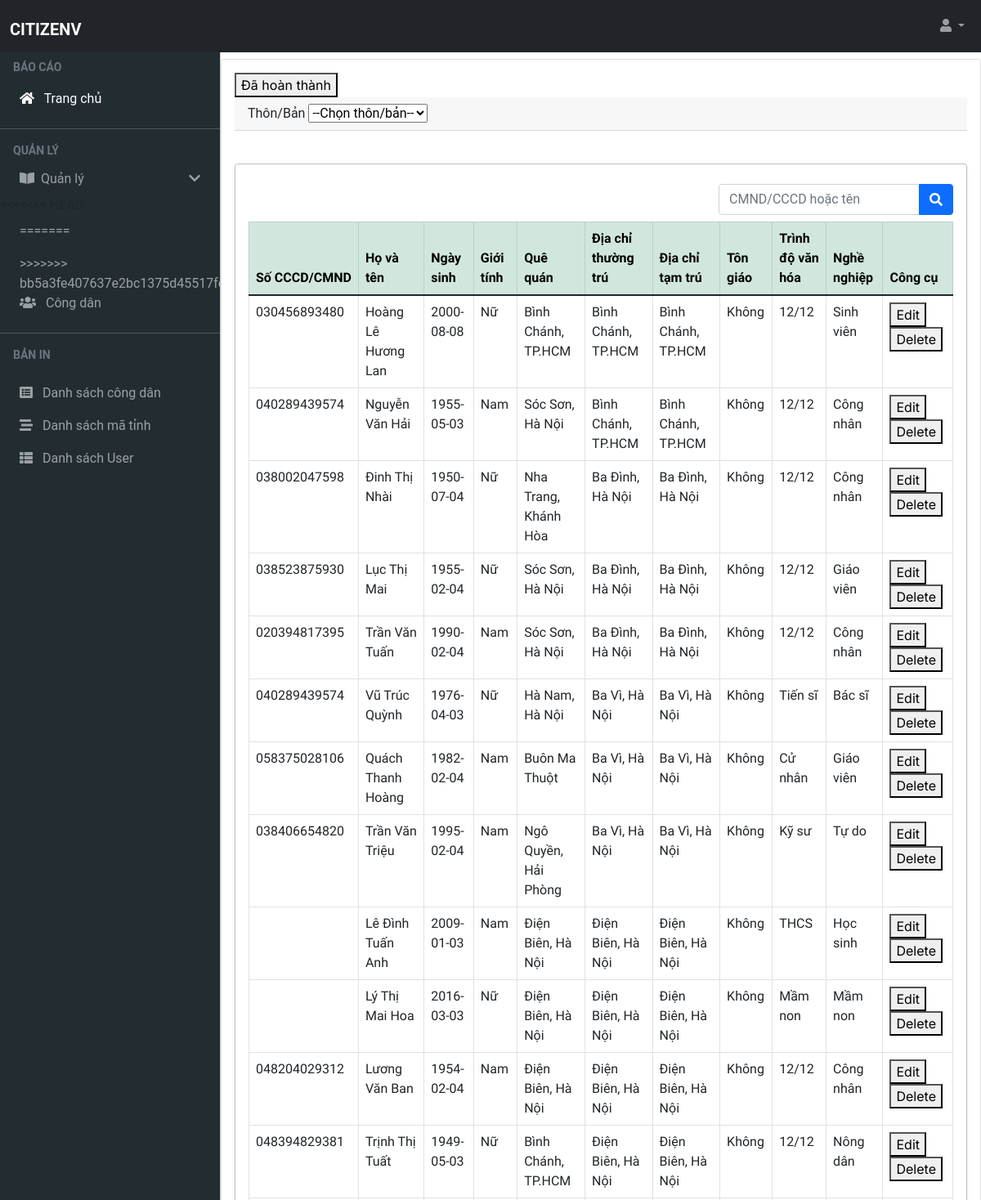
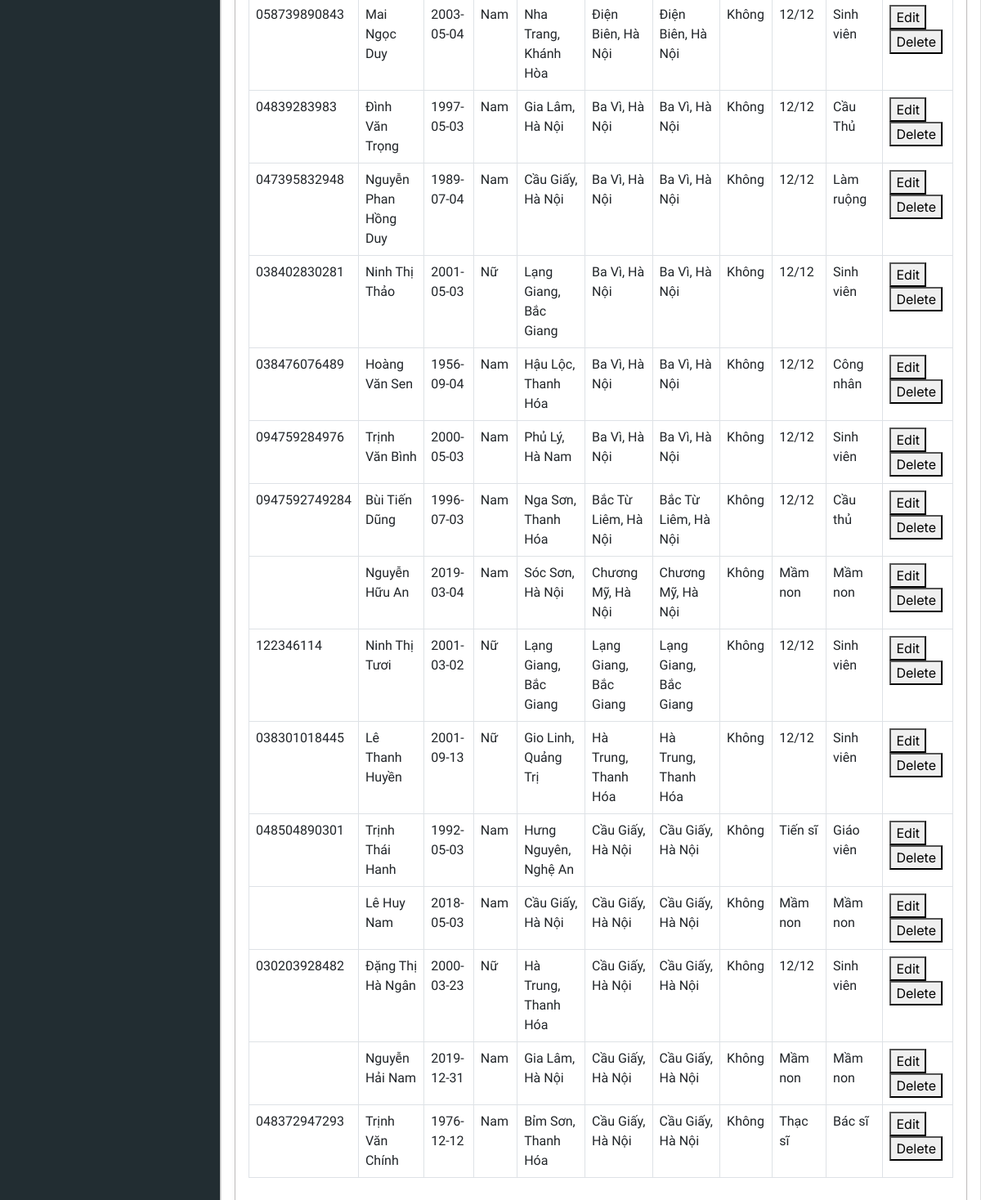
Page /test.php on the committed database (2 pictures, top to bottom).
### tables this page shows
CREATE TABLE `person` (
  `id` int(11) NOT NULL,
  `ma_khu_vuc` varchar(11) NOT NULL,
  `cccd` varchar(20) NOT NULL,
  `ho_ten` varchar(50) NOT NULL,
  `ngay_sinh` date NOT NULL,
  `gioi_tinh` varchar(50) NOT NULL,
  `que_quan` varchar(50) NOT NULL,
  `thuong_tru` varchar(200) NOT NULL,
  `tam_tru` varchar(200) NOT NULL,
  `ton_giao` varchar(50) NOT NULL,
  `hoc_van` varchar(50) NOT NULL,
  `nghe_nghiep` varchar(50) NOT NULL,
  `create_on` date NOT NULL,
  `create_by` varchar(50) NOT NULL,
  `last_update_on` date NOT NULL,
  `last_update_by` varchar(50) NOT NULL
);

### dbhelp.php (called while the page is built, shortened)
<?php
function executeResult($sql) {
    $conn = mysqli_connect(HOST, USERNAME, PASSWORD, DATABASE);
    $resultset = mysqli_query($conn, $sql);
    $list = [];
    while($row = mysqli_fetch_array($resultset, 1)) {
        $list[] = $row;
    }
    return $list;
}
?>

### test.php (the view, shortened to what this page needs)
<?php
require_once('dbhelp.php');
?>
<?php
include_once 'head.php';
?>
<body>
    <?php
    include_once 'layout/navbar.php';
    ?>
    <?php
    include_once 'layout/menubar.php';
    ?>
    <main class="mt-4 pt-5">
        <div class="container-fluid card shadow-sm p-3 mb-5 bg-body rounded fs-6">
            <form action="updateStatus.php">
                <button class="update">Đã hoàn thành</button>
            </form>
            <div class="card-header">
                <form action="">
                    <label for="">Thôn/Bản</label>
                    <select id="village" name="village">
                        <option value="">--Chọn thôn/bản--</option>
                        <?php
                        $sql = "select * from thon_ban where ma_thon_ban is not null and ma_thon_ban like '" . $_SESSION['username'] . "%'";
                        ?>
                    </select>
                </form>
            </div>
            <div class="card-body shadow-sm p-3 mb-5 bg-body rounded">
                <form action="" method="get" class="d-flex ms-auto  justify-content-end  py-2">
                    <div class="row">
                        <div class="input-group ">
                            <input type="text" name="s" class="form-control" placeholder="CMND/CCCD hoặc tên">
                            <button class="btn btn-primary " type="submit">
                                <i class="fas fa-search"></i>
                            </button>
                        </div>
                    </div>
                </form>
                <table class="table table-bordered table-responsive table-hover text-start" style="font-family: 'Source Sans Pro','Helvetica Neue',Helvetica,Arial,sans-serif;
                            font-weight: 400; font-size: 4">
                    <thead class="table-success">
                        <tr>
                            <th>Số CCCD/CMND</th>
                            <th>Họ và tên</th>
                            <th>Ngày sinh</th>
                            <th>Giới tính</th>
                            <th>Quê quán</th>
                            <th>Địa chỉ thường trú</th>
                            <th>Địa chỉ tạm trú</th>
                            <th>Tôn giáo</th>
                            <th>Trình độ văn hóa</th>
                            <th>Nghề nghiệp</th>
                            <th>Công cụ</th>
                            </tr>
                        </thead>
                        <tbody id="bodydata">
                            <?php
                            if (isset($_GET['s']) && $_GET['s'] != '') {
                                $sql = "SELECT * FROM person WHERE (cccd LIKE '" . $_GET['s'] . "%' OR ho_ten LIKE '%" . $_GET['s'] . "%') AND ma_khu_vuc LIKE '" . $_SESSION['username'] . "%'";
                            } else {
                                $sql = "SELECT * FROM person WHERE ma_khu_vuc LIKE '" . $_SESSION['username'] . "%'";
                            }
                            $rs = executeResult($sql);
                            foreach ($rs as $vl) {
                                echo '<tr>
                            <td>' . $vl['cccd'] . '</td>
                            <td>' . $vl['ho_ten'] . '</td>
                            <td>' . $vl['ngay_sinh'] . '</td>
                            <td>' . $vl['gioi_tinh'] . '</td>
                            <td>' . $vl['que_quan'] . '</td>
                            <td>' . $vl['thuong_tru'] . '</td>
                            <td>' . $vl['tam_tru'] . '</td>
                            <td>' . $vl['ton_giao'] . '</td>
                            <td>' . $vl['hoc_van'] . '</td>
                            <td>' . $vl['nghe_nghiep'] . '</td>
                            <td><button class="edit khai_bao" data-id="' . $vl['id'] . '">Edit</button> <button class="delete khai_bao" data-id="' . $vl['id'] . '">Delete</button></td>
                        </tr>';
                            }
                            ?>
                        </tbody>
                    </table>
            </div>
        </div>
    </main>
</body>
</html>

### css/login.css (style rules this page uses)
html, body { height: 100%; font-family: 'Roboto', sans-serif; }
.card-body { border: 1px solid rgb(192, 190, 190); border-radius: 10px; margin-top: 5vh; padding: 30px; }

### rows in the picture
person: cccd "030456893480", ho_ten "Hoàng Lê Hương Lan", ngay_sinh "2000-08-08", gioi_tinh "Nữ", que_quan "Bình Chánh, TP.HCM", thuong_tru "Bình Chánh, TP.HCM", tam_tru "Bình Chánh, TP.HCM", ton_giao "Không", hoc_van "12/12", nghe_nghiep "Sinh viên"
person: cccd "040289439574", ho_ten "Nguyễn Văn Hải", ngay_sinh "1955-05-03", gioi_tinh "Nam", que_quan "Sóc Sơn, Hà Nội", thuong_tru "Bình Chánh, TP.HCM", tam_tru "Bình Chánh, TP.HCM", ton_giao "Không", hoc_van "12/12", nghe_nghiep "Công nhân"
person: cccd "038002047598", ho_ten "Đinh Thị Nhài", ngay_sinh "1950-07-04", gioi_tinh "Nữ", que_quan "Nha Trang, Khánh Hòa", thuong_tru "Ba Đình, Hà Nội", tam_tru "Ba Đình, Hà Nội", ton_giao "Không", hoc_van "12/12", nghe_nghiep "Công nhân"
person: cccd "038523875930", ho_ten "Lục Thị Mai", ngay_sinh "1955-02-04", gioi_tinh "Nữ", que_quan "Sóc Sơn, Hà Nội", thuong_tru "Ba Đình, Hà Nội", tam_tru "Ba Đình, Hà Nội", ton_giao "Không", hoc_van "12/12", nghe_nghiep "Giáo viên"
person: cccd "020394817395", ho_ten "Trần Văn Tuấn", ngay_sinh "1990-02-04", gioi_tinh "Nam", que_quan "Sóc Sơn, Hà Nội", thuong_tru "Ba Đình, Hà Nội", tam_tru "Ba Đình, Hà Nội", ton_giao "Không", hoc_van "12/12", nghe_nghiep "Công nhân"
person: cccd "040289439574", ho_ten "Vũ Trúc Quỳnh", ngay_sinh "1976-04-03", gioi_tinh "Nữ", que_quan "Hà Nam, Hà Nội", thuong_tru "Ba Vì, Hà Nội", tam_tru "Ba Vì, Hà Nội", ton_giao "Không", hoc_van "Tiến sĩ", nghe_nghiep "Bác sĩ"
person: cccd "058375028106", ho_ten "Quách Thanh Hoàng", ngay_sinh "1982-02-04", gioi_tinh "Nam", que_quan "Buôn Ma Thuột", thuong_tru "Ba Vì, Hà Nội", tam_tru "Ba Vì, Hà Nội", ton_giao "Không", hoc_van "Cử nhân", nghe_nghiep "Giáo viên"
person: cccd "038406654820", ho_ten "Trần Văn Triệu", ngay_sinh "1995-02-04", gioi_tinh "Nam", que_quan "Ngô Quyền, Hải Phòng", thuong_tru "Ba Vì, Hà Nội", tam_tru "Ba Vì, Hà Nội", ton_giao "Không", hoc_van "Kỹ sư", nghe_nghiep "Tự do"
person: ho_ten "Lê Đình Tuấn Anh", ngay_sinh "2009-01-03", gioi_tinh "Nam", que_quan "Điện Biên, Hà Nội", thuong_tru "Điện Biên, Hà Nội", tam_tru "Điện Biên, Hà Nội", ton_giao "Không", hoc_van "THCS", nghe_nghiep "Học sinh"
person: ho_ten "Lý Thị Mai Hoa", ngay_sinh "2016-03-03", gioi_tinh "Nữ", que_quan "Điện Biên, Hà Nội", thuong_tru "Điện Biên, Hà Nội", tam_tru "Điện Biên, Hà Nội", ton_giao "Không", hoc_van "Mầm non", nghe_nghiep "Mầm non"
person: cccd "048204029312", ho_ten "Lương Văn Ban", ngay_sinh "1954-02-04", gioi_tinh "Nam", que_quan "Điện Biên, Hà Nội", thuong_tru "Điện Biên, Hà Nội", tam_tru "Điện Biên, Hà Nội", ton_giao "Không", hoc_van "12/12", nghe_nghiep "Công nhân"
person: cccd "048394829381", ho_ten "Trịnh Thị Tuất", ngay_sinh "1949-05-03", gioi_tinh "Nữ", que_quan "Bình Chánh, TP.HCM", thuong_tru "Điện Biên, Hà Nội", tam_tru "Điện Biên, Hà Nội", ton_giao "Không", hoc_van "12/12", nghe_nghiep "Nông dân"
person: cccd "058739890843", ho_ten "Mai Ngọc Duy", ngay_sinh "2003-05-04", gioi_tinh "Nam", que_quan "Nha Trang, Khánh Hòa", thuong_tru "Điện Biên, Hà Nội", tam_tru "Điện Biên, Hà Nội", ton_giao "Không", hoc_van "12/12", nghe_nghiep "Sinh viên"
person: cccd "04839283983", ho_ten "Đình Văn Trọng", ngay_sinh "1997-05-03", gioi_tinh "Nam", que_quan "Gia Lâm, Hà Nội", thuong_tru "Ba Vì, Hà Nội", tam_tru "Ba Vì, Hà Nội", ton_giao "Không", hoc_van "12/12", nghe_nghiep "Cầu Thủ"
person: cccd "047395832948", ho_ten "Nguyễn Phan Hồng Duy", ngay_sinh "1989-07-04", gioi_tinh "Nam", que_quan "Cầu Giấy, Hà Nội", thuong_tru "Ba Vì, Hà Nội", tam_tru "Ba Vì, Hà Nội", ton_giao "Không", hoc_van "12/12", nghe_nghiep "Làm ruộng"
person: cccd "038402830281", ho_ten "Ninh Thị Thảo", ngay_sinh "2001-05-03", gioi_tinh "Nữ", que_quan "Lạng Giang, Bắc Giang", thuong_tru "Ba Vì, Hà Nội", tam_tru "Ba Vì, Hà Nội", ton_giao "Không", hoc_van "12/12", nghe_nghiep "Sinh viên"
person: cccd "038476076489", ho_ten "Hoàng Văn Sen", ngay_sinh "1956-09-04", gioi_tinh "Nam", que_quan "Hậu Lộc, Thanh Hóa", thuong_tru "Ba Vì, Hà Nội", tam_tru "Ba Vì, Hà Nội", ton_giao "Không", hoc_van "12/12", nghe_nghiep "Công nhân"
person: cccd "094759284976", ho_ten "Trịnh Văn Bình", ngay_sinh "2000-05-03", gioi_tinh "Nam", que_quan "Phủ Lý, Hà Nam", thuong_tru "Ba Vì, Hà Nội", tam_tru "Ba Vì, Hà Nội", ton_giao "Không", hoc_van "12/12", nghe_nghiep "Sinh viên"
person: cccd "0947592749284", ho_ten "Bùi Tiến Dũng", ngay_sinh "1996-07-03", gioi_tinh "Nam", que_quan "Nga Sơn, Thanh Hóa", thuong_tru "Bắc Từ Liêm, Hà Nội", tam_tru "Bắc Từ Liêm, Hà Nội", ton_giao "Không", hoc_van "12/12", nghe_nghiep "Cầu thủ"
person: ho_ten "Nguyễn Hữu An", ngay_sinh "2019-03-04", gioi_tinh "Nam", que_quan "Sóc Sơn, Hà Nội", thuong_tru "Chương Mỹ, Hà Nội", tam_tru "Chương Mỹ, Hà Nội", ton_giao "Không", hoc_van "Mầm non", nghe_nghiep "Mầm non"
person: cccd "122346114", ho_ten "Ninh Thị Tươi", ngay_sinh "2001-03-02", gioi_tinh "Nữ", que_quan "Lạng Giang, Bắc Giang", thuong_tru "Lạng Giang, Bắc Giang", tam_tru "Lạng Giang, Bắc Giang", ton_giao "Không", hoc_van "12/12", nghe_nghiep "Sinh viên"
person: cccd "038301018445", ho_ten "Lê Thanh Huyền", ngay_sinh "2001-09-13", gioi_tinh "Nữ", que_quan "Gio Linh, Quảng Trị", thuong_tru "Hà Trung, Thanh Hóa", tam_tru "Hà Trung, Thanh Hóa", ton_giao "Không", hoc_van "12/12", nghe_nghiep "Sinh viên"
person: cccd "048504890301", ho_ten "Trịnh Thái Hanh", ngay_sinh "1992-05-03", gioi_tinh "Nam", que_quan "Hưng Nguyên, Nghệ An", thuong_tru "Cầu Giấy, Hà Nội", tam_tru "Cầu Giấy, Hà Nội", ton_giao "Không", hoc_van "Tiến sĩ", nghe_nghiep "Giáo viên"
person: ho_ten "Lê Huy Nam", ngay_sinh "2018-05-03", gioi_tinh "Nam", que_quan "Cầu Giấy, Hà Nội", thuong_tru "Cầu Giấy, Hà Nội", tam_tru "Cầu Giấy, Hà Nội", ton_giao "Không", hoc_van "Mầm non", nghe_nghiep "Mầm non"
person: cccd "030203928482", ho_ten "Đặng Thị Hà Ngân", ngay_sinh "2000-03-23", gioi_tinh "Nữ", que_quan "Hà Trung, Thanh Hóa", thuong_tru "Cầu Giấy, Hà Nội", tam_tru "Cầu Giấy, Hà Nội", ton_giao "Không", hoc_van "12/12", nghe_nghiep "Sinh viên"
person: ho_ten "Nguyễn Hải Nam", ngay_sinh "2019-12-31", gioi_tinh "Nam", que_quan "Gia Lâm, Hà Nội", thuong_tru "Cầu Giấy, Hà Nội", tam_tru "Cầu Giấy, Hà Nội", ton_giao "Không", hoc_van "Mầm non", nghe_nghiep "Mầm non"
person: cccd "048372947293", ho_ten "Trịnh Văn Chính", ngay_sinh "1976-12-12", gioi_tinh "Nam", que_quan "Bỉm Sơn, Thanh Hóa", thuong_tru "Cầu Giấy, Hà Nội", tam_tru "Cầu Giấy, Hà Nội", ton_giao "Không", hoc_van "Thạc sĩ", nghe_nghiep "Bác sĩ"
